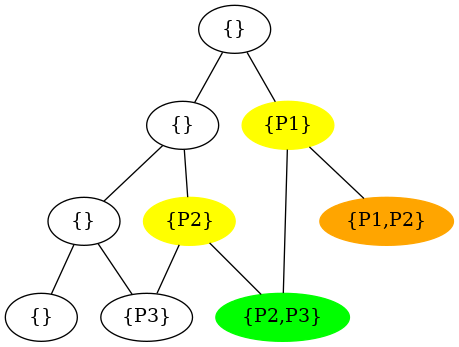

This chart was generated by the following Python code:

import pydot
graph = pydot.Dot(graph_type='graph')



graph.add_node(pydot.Node('{}_0', label='{}'))
graph.add_node(pydot.Node('{}_1', label='{}'))
graph.add_node(pydot.Node('{P1}_1', label='{P1}',color = 'yellow', style = 'filled'))
graph.add_node(pydot.Node('{}_2', label='{}'))
graph.add_node(pydot.Node('{P2}_2', label='{P2}',color = 'yellow', style = 'filled'))
#graph.add_node(pydot.Node('{P1}_2', label='{P1}'))
graph.add_node(pydot.Node('{P2,P3}_3', label='{P2,P3}', color='green', style='filled'))
graph.add_node(pydot.Node('{P1,P2}_2', label='{P1,P2}', color = 'orange', style = 'filled'))
graph.add_node(pydot.Node('{}_3', label='{}'))
graph.add_node(pydot.Node('{P3}_3', label='{P3}'))
#graph.add_node(pydot.Node('{P2}_3', label='{P2}'))
#graph.add_node(pydot.Node('{P1}_3', label='{P1}'))
#graph.add_node(pydot.Node('{P1,P3}_3', label='{P1,P3}'))
#graph.add_node(pydot.Node('{P1,P2}_3', label='{P1,P2}'))
#graph.add_node(pydot.Node('{P1,P2,P3}_3', label='{P1,P2,P3}'))



edge = pydot.Edge("{}_0", "{}_1")
graph.add_edge(edge)
edge = pydot.Edge("{}_0", "{P1}_1")
graph.add_edge(edge)

edge = pydot.Edge("{}_1", "{}_2")
graph.add_edge(edge)
edge = pydot.Edge("{}_1", "{P2}_2")
graph.add_edge(edge)
#edge = pydot.Edge("{P1}_1", "{P1}_2")
#graph.add_edge(edge)

edge = pydot.Edge("{}_2", "{}_3")
graph.add_edge(edge)
edge = pydot.Edge("{}_2", "{P3}_3")
graph.add_edge(edge)
#edge = pydot.Edge("{P2}_2", "{P2}_3")
#graph.add_edge(edge)
edge = pydot.Edge("{P2}_2", "{P3}_3")
graph.add_edge(edge)
edge = pydot.Edge("{P2}_2", "{P2,P3}_3")
graph.add_edge(edge)
#edge = pydot.Edge("{P1}_2", "{P1}_3")
#graph.add_edge(edge)
#edge = pydot.Edge("{P1}_2", "{P1,P3}_3")
#graph.add_edge(edge)

edge = pydot.Edge("{P1}_1", "{P2,P3}_3")
graph.add_edge(edge)

edge = pydot.Edge("{P1}_1", "{P1,P2}_2")
graph.add_edge(edge)
#edge = pydot.Edge("{P1,P2}_2", "{P1,P2}_3")
#graph.add_edge(edge)
#edge = pydot.Edge("{P1,P2}_2", "{P1,P2,P3}_3")
#graph.add_edge(edge)





graph.write_png('BTTree.png')
